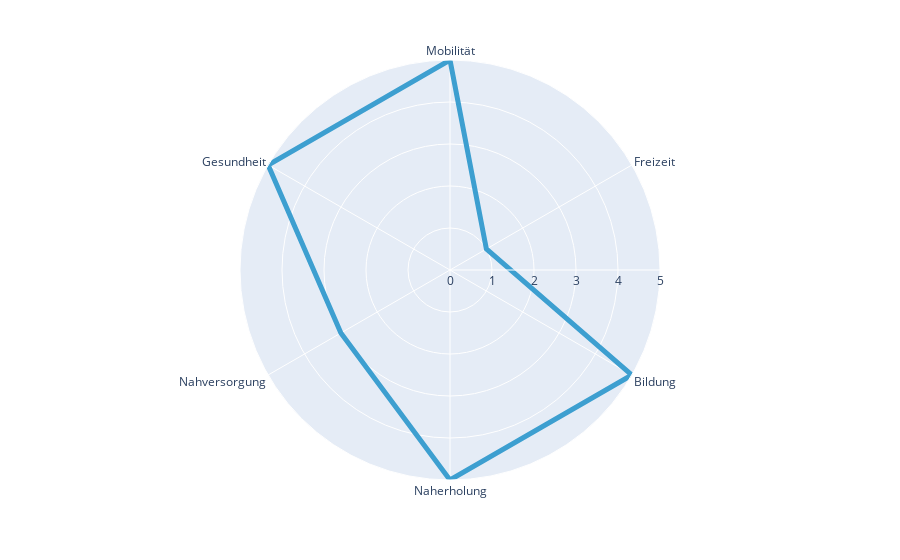

Source (notebook cell):
### Markdown cell above
Logik hinter der Kodierung von Häufigkeiten verschiedeneer Einrichtungen:
- Max Punktzahl = 5, wenn es mehr als 2 Einrichtungen pro Kategorie gibt wird die max. Punktzahl erreicht.
- Öffentliche Einrichtugnen: Max Punktzahl bei mind. eine Einrichtung pro Kategorie.
Abzüge der vollen Punktzahl:
- bei weniger als 2 Einrichutungen (privatwirtschaftlich) pro Kategorie -> -0.5
- bei keiner Einrichtung pro Kategorie
- solang keine einzige Kategorie (privatwirtschaftlich) mehr als 1 Einrichtung hat

Bei Fragen zu einer wissenschaftlich fundierten Auswertung siehe Kontakt Moritz Kreuschner von der TU Berlin

### Code cell
# Coding Values for visualization in Netdiagramm using number of available facilities:
df = pd.DataFrame(dict(
    r=[5, 1, 5, 5, 3, 5],
    theta=['Mobilität', 'Freizeit', 'Bildung', 'Naherholung', 'Nahversorgung', 'Gesundheit'],
    color_pallette = ['skyblue','skyblue','skyblue','skyblue','skyblue','skyblue']))
fig = px.line_polar(df, r='r', theta='theta', line_close=True)
fig.update_traces(line_color='#3d9fd0', line_width=5)
fig.show()

### Figure 1 — Plotly figure (JSON) as saved in the notebook; plotly's stock layout.template omitted (floating-point values rounded to 4 significant figures)
{"data": [{"hovertemplate": "r=%{r}<br>theta=%{theta}<extra></extra>", "legendgroup": "", "line": {"color": "#3d9fd0", "dash": "solid", "width": 5}, "marker": {"symbol": "circle"}, "mode": "lines", "name": "", "r": [5, 1, 5, 5, 3, 5, 5], "showlegend": false, "subplot": "polar", "theta": ["Mobilität", "Freizeit", "Bildung", "Naherholung", "Nahversorgung", "Gesundheit", "Mobilität"], "type": "scatterpolar"}], "layout": {"legend": {"tracegroupgap": 0}, "margin": {"t": 60}, "polar": {"angularaxis": {"direction": "clockwise", "rotation": 90}, "domain": {"x": [0, 1], "y": [0, 1]}}}}
